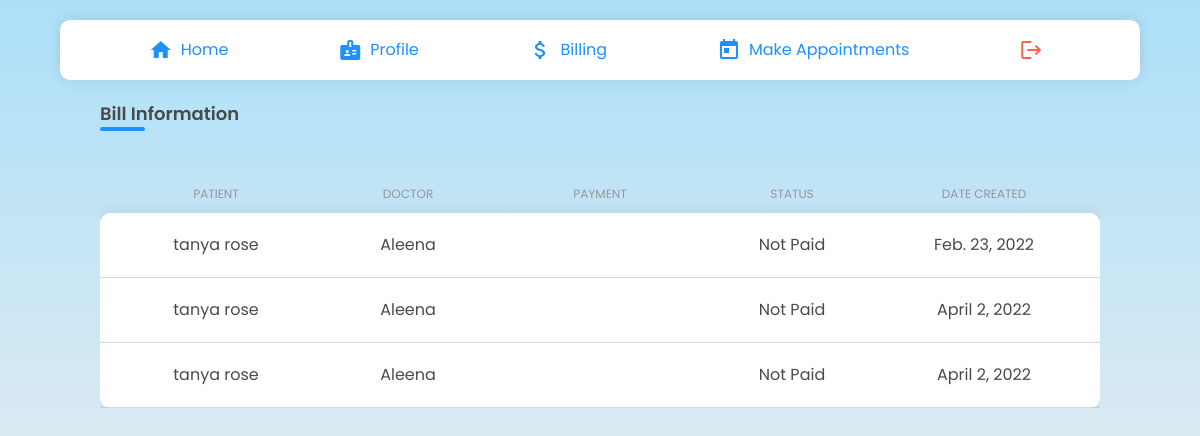
Screenshot of /patients/bill/ (signed in) with the database file from the repository.
### clinic/models.py (models this page shows)
class BillInfo(models.Model):
    STATUS=(('Paid','Paid'),('Not Paid','Not Paid'))
    patient =  models.ForeignKey('patients.Patient', null=True, on_delete= models.CASCADE)
    doctor = models.ForeignKey('doctors.Doctors', null=True, on_delete=models.CASCADE)
    bdate=models.DateField()
    amount=models.PositiveIntegerField(max_length=200,null=True)
    status=models.CharField(null=True, max_length=10, choices=STATUS)
    balance=models.PositiveIntegerField(max_length=200,null=True)
    paid = models.PositiveIntegerField(max_length=200,null=True)

### patients/models.py (models this page shows, shortened)
class Patient(models.Model):
    user = models.OneToOneField(User, on_delete= models.CASCADE, primary_key= True)
    pname=models.CharField(max_length=200, null=True)
    age=models.CharField(max_length=4, null=True)
    gender= models.CharField(max_length=6, null=True)
    email=models.CharField(max_length=200, null=True)
    address= models.CharField(max_length=500, null=True)
    phone_regex = RegexValidator( regex = r'^\+?1?\d{9,10}$', message ="Phone number must be entered in the format +919999999999. Up to 10 digits allowed.")
    phone = models.CharField('Phone',validators =[phone_regex], max_length=10, unique = True,null=True)
    date_created= models.DateTimeField(auto_now_add=True, null=True)

### doctors/models.py (models this page shows, shortened)
class Doctors(models.Model):
    ROLE = (
			('Doctor', 'Doctor'),
			('Staff', 'Staff'),
			)
    user = models.OneToOneField(User, on_delete= models.CASCADE, primary_key= True)
    dname = models.CharField(max_length=200, null=True)
    phone = models.CharField(max_length=200, null=True)
    email = models.CharField(max_length=200, null=True)
    date_created = models.DateTimeField(auto_now_add=True, null=True)
    role = models.CharField(max_length=200, null=True,choices=ROLE)
    specialisation = models.CharField(max_length=200, null=True)
    address= models.CharField(max_length=200, null=True)

### patients/views.py (the view)
# urls.py: path('bill/', views.patbill, name='pat_bill'),
def patbill(request):
  p = Patient.objects.get(pk=request.user)
  bill = p.billinfo_set.all()
  return render(request, 'patbill.html', {'bill':bill})

### patients/templates/patbill.html (shortened to what this page needs)
{% extends 'navbar.html' %} {% load static %} {% block head %}
<link
  rel="stylesheet"
  type="text/css"
  href="{% static 'css/patients/common.css' %}"
/>
<link
  rel="stylesheet"
  type="text/css"
  href="{% static 'css/patients/patland.css' %}"
/>
<link
  rel="stylesheet"
  type="text/css"
  href="{% static 'css/components.css' %}"
/>
{% endblock %} {% block content %}
<div class="patientLayout">
  <div class="adcTableContainer">
    <h1 class="adcCardTitle">Bill Information</h1>
    <div class="adcCardTitle-under"></div>
    <br />
    <div class="adcTable">
      <div class="adcRow adcHead">
        <div class="adcCell">patient</div>
        <div class="adcCell">doctor</div>
        <div class="adcCell">Payment</div>
        <div class="adcCell">status</div>
        <div class="adcCell">DATE CREATED</div>
      </div>
      <div class="adcRowBody">
        {% for bi in bill %}
        <div class="adcRow">
          <div class="adcCell">{{bi.patient.pname}}</div>
          <div class="adcCell">{{bi.doctor.dname}}</div>
          <div class="adcCell">{{bi.payment}}</div>
          <div class="adcCell">{{bi.status}}</div>
          <div class="adcCell">{{bi.bdate}}</div>
        </div>
        {% endfor %}
      </div>
    </div>
  </div>
</div>
{% endblock %}

### static/css/style.css (style rules this page uses)
body { margin: 0; padding: 0; box-sizing: border-box; font-family: "Poppins"; text-decoration: none; list-style-type: none; }

### static/css/register.css (style rules this page uses)
* { margin: 0; padding: 0; box-sizing: border-box; font-family: "Poppins", sans-serif; }
body { height: 100vh; background-image: linear-gradient(to top, #fff1eb 0%, #ace0f9 100%); overflow: auto; width: 100%; margin-top: 0%; align-items: center; justify-content: center; }

### static/css/patients/common.css (style rules this page uses)
.patientLayout { margin: 0 100px; margin-top: 100px; }

### static/css/components.css (style rules this page uses)
.adcTable { display: flex; flex-direction: column; margin-top: 20px; }
.adcTable .adcRow { display: flex; justify-content: space-evenly; align-items: flex-start; border-bottom: 1px solid rgba(180, 180, 180, 0.5); padding: 10px 20px; }
.adcTable .adcRow .adcCell { width: 100%; padding: 10px; display: flex; align-items: center; justify-content: center; }
.adcTableContainer { width: 100%; overflow-x: auto; overflow-y: hidden; }
.adcTable .adcHead { border-bottom: none; padding: 0 20px; }
.adcHead .adcCell { text-transform: uppercase; font-size: 12px; color: rgb(150, 150, 150); padding: 0; }
.adcRowBody { box-shadow: rgba(17, 17, 26, 0.1) 0px 0px 16px; border-radius: 10px; background-color: white; }
.adcCardTitle { font-size: 18px; font-weight: 600; }
.adcCardTitle-under { width: 45px; height: 4px; border-radius: 20px; background-color: dodgerblue; }

### rows the page displays
BillInfo: patient.pname "tanya rose", doctor.dname "Aleena", status "Not Paid", bdate "Feb. 23, 2022"
BillInfo: patient.pname "tanya rose", doctor.dname "Aleena", status "Not Paid", bdate "April 2, 2022"
BillInfo: patient.pname "tanya rose", doctor.dname "Aleena", status "Not Paid", bdate "April 2, 2022"
